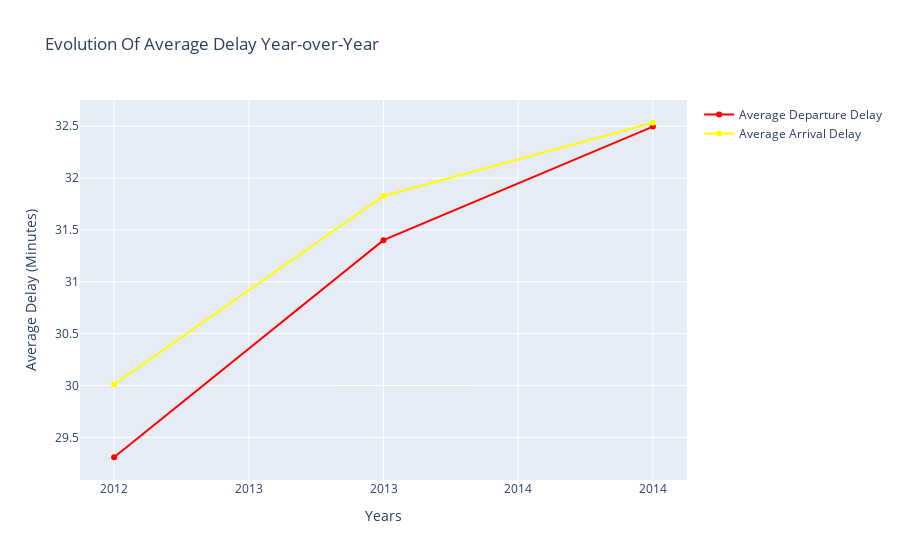

This figure's notebook cell:
### Markdown cell above
GENERAL EVOLUTION OF DELAYS/IMMEDIACIES FOR DEPARTURES AND ARRIVALS \[GRAPHS\]

### Code cell
averageDepartureDelayPerYearTrace = go.Scatter(
    y = evolutionAverageDelaysPerYear.toPandas()['AverageDepartureDelayPerYear'],
    x = evolutionAverageDelaysPerYear.toPandas()['Year'],
    mode = 'lines+markers',
    name = 'Average Departure Delay',
    marker = dict(color='red'),
    text = evolutionAverageDelaysPerYear.toPandas()['Year'])

averageArrivalDelayPerYearTrace = go.Scatter(
    y = evolutionAverageDelaysPerYear.toPandas()['AverageArrivalDelayPerYear'],
    x = evolutionAverageDelaysPerYear.toPandas()['Year'],
    mode = 'lines+markers',
    name = 'Average Arrival Delay',
    marker = dict(color='yellow'),
    text = evolutionAverageDelaysPerYear.toPandas()['Year'])

data = [averageDepartureDelayPerYearTrace, averageArrivalDelayPerYearTrace]

layout = dict(title = 'Evolution Of Average Delay Year-over-Year',
              xaxis= dict(title= 'Years',ticklen= 5,zeroline= False,tickformat='d'),
              yaxis= dict(title= 'Average Delay (Minutes)')
             )
fig = dict(data = data, layout = layout)

pyo.iplot(fig)

### Figure 1 — Plotly figure (JSON) as saved in the notebook; plotly's stock layout.template omitted (floating-point values rounded to 4 significant figures)
{"data": [{"marker": {"color": "red"}, "mode": "lines+markers", "name": "Average Departure Delay", "text": [2012, 2013, 2014], "type": "scatter", "x": [2012, 2013, 2014], "y": [29.31, 31.4, 32.5]}, {"marker": {"color": "yellow"}, "mode": "lines+markers", "name": "Average Arrival Delay", "text": [2012, 2013, 2014], "type": "scatter", "x": [2012, 2013, 2014], "y": [30.01, 31.83, 32.53]}], "layout": {"autosize": true, "title": {"text": "Evolution Of Average Delay Year-over-Year"}, "xaxis": {"autorange": true, "range": [2012.0, 2014.0], "tickformat": "d", "ticklen": 5, "title": {"text": "Years"}, "type": "linear", "zeroline": false}, "yaxis": {"autorange": true, "range": [29.04, 32.8], "title": {"text": "Average Delay (Minutes)"}, "type": "linear"}}}
